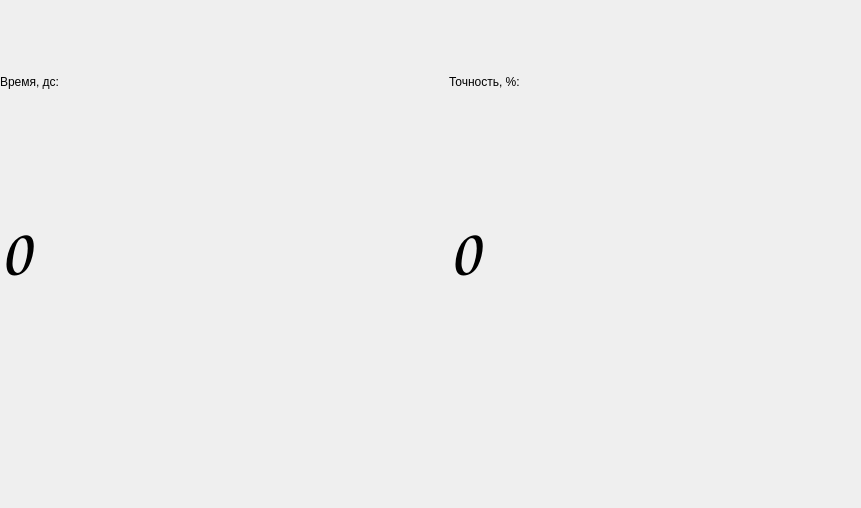
<?xml version="1.0" encoding="UTF-8"?>
<ui version="4.0">
 <class>MainWindow</class>
 <widget class="QMainWindow" name="MainWindow">
  <property name="geometry">
   <rect>
    <x>0</x>
    <y>0</y>
    <width>861</width>
    <height>508</height>
   </rect>
  </property>
  <property name="windowTitle">
   <string>MainWindow</string>
  </property>
  <widget class="QWidget" name="centralwidget">
   <widget class="QWidget" name="gridLayoutWidget">
    <property name="geometry">
     <rect>
      <x>0</x>
      <y>0</y>
      <width>1341</width>
      <height>561</height>
     </rect>
    </property>
    <layout class="QGridLayout" name="gridLayout">
     <item row="4" column="0" colspan="3">
      <widget class="QLabel" name="testLabel">
       <property name="text">
        <string/>
       </property>
      </widget>
     </item>
     <item row="5" column="0">
      <widget class="QPushButton" name="startButton">
       <property name="text">
        <string>Начать</string>
       </property>
      </widget>
     </item>
     <item row="0" column="0">
      <widget class="QLabel" name="timerLabel">
       <property name="text">
        <string>Время, дс:</string>
       </property>
      </widget>
     </item>
     <item row="6" column="0">
      <widget class="QPushButton" name="stopButton">
       <property name="text">
        <string>Закончить</string>
       </property>
      </widget>
     </item>
     <item row="6" column="1">
      <widget class="QPushButton" name="openTestButton">
       <property name="text">
        <string>Открыть задание</string>
       </property>
      </widget>
     </item>
     <item row="0" column="1">
      <widget class="QLabel" name="accuracyLabel">
       <property name="text">
        <string>Точность, %:</string>
       </property>
      </widget>
     </item>
     <item row="0" column="2">
      <widget class="QLabel" name="wpmLabel">
       <property name="text">
        <string>Слов в минуту:</string>
       </property>
      </widget>
     </item>
     <item row="2" column="0">
      <widget class="QLabel" name="timerLCD">
       <property name="font">
        <font>
         <family>Z003</family>
         <pointsize>52</pointsize>
         <italic>true</italic>
        </font>
       </property>
       <property name="text">
        <string>0</string>
       </property>
      </widget>
     </item>
     <item row="2" column="1">
      <widget class="QLabel" name="accuracyLCD">
       <property name="font">
        <font>
         <family>Z003</family>
         <pointsize>52</pointsize>
         <italic>true</italic>
        </font>
       </property>
       <property name="text">
        <string>0</string>
       </property>
      </widget>
     </item>
     <item row="2" column="2">
      <widget class="QLabel" name="wpmLCD">
       <property name="font">
        <font>
         <family>Z003</family>
         <pointsize>52</pointsize>
         <italic>true</italic>
        </font>
       </property>
       <property name="text">
        <string>0</string>
       </property>
      </widget>
     </item>
     <item row="5" column="1">
      <widget class="QComboBox" name="languageChangeComboBox">
       <item>
        <property name="text">
         <string>Французский</string>
        </property>
       </item>
       <item>
        <property name="text">
         <string>Немецкий</string>
        </property>
       </item>
       <item>
        <property name="text">
         <string>Арабский</string>
        </property>
       </item>
       <item>
        <property name="text">
         <string>Белорусский</string>
        </property>
       </item>
       <item>
        <property name="text">
         <string>Иврит</string>
        </property>
       </item>
       <item>
        <property name="text">
         <string>Китайский</string>
        </property>
       </item>
      </widget>
     </item>
    </layout>
   </widget>
  </widget>
 </widget>
 <resources/>
 <connections/>
</ui>
